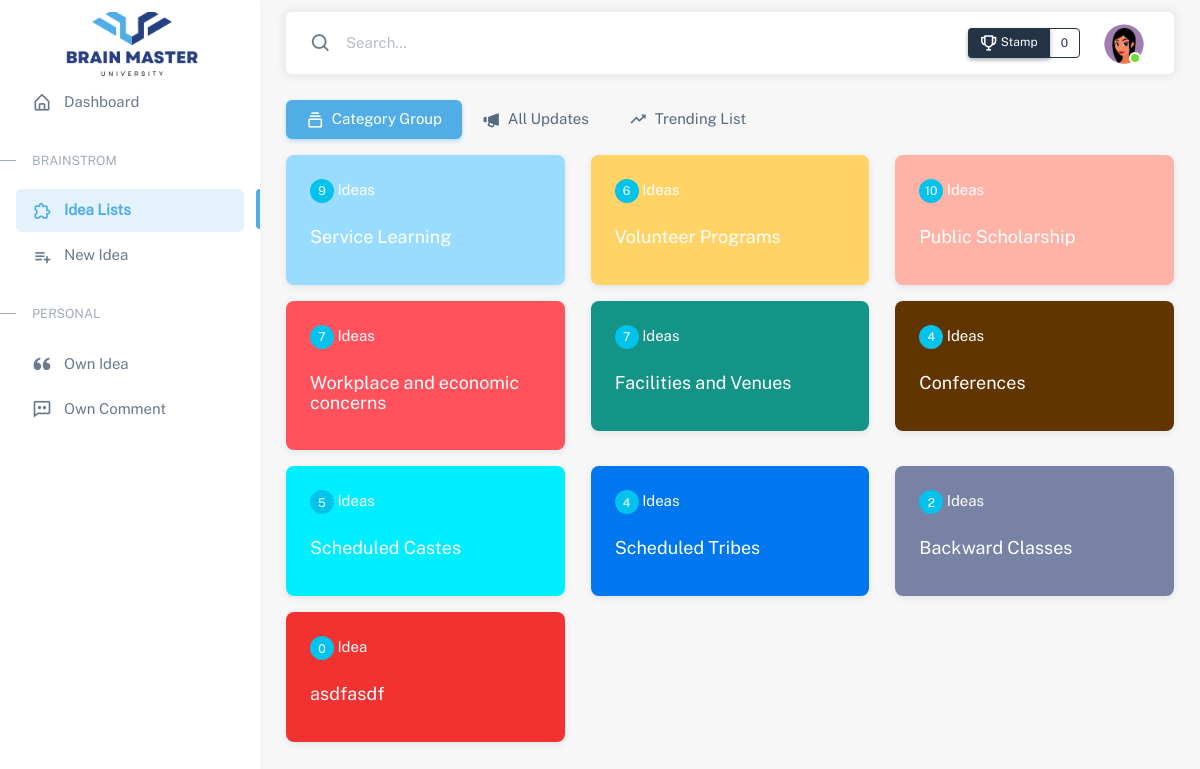
The app's page /idea_category_list.php (signed in) with its own data.
### tables this page shows
CREATE TABLE `categories` (
  `id` int(11) NOT NULL,
  `name` varchar(255) NOT NULL,
  `color` varchar(255) NOT NULL,
  `ideaenddate` date NOT NULL,
  `commentenddate` date NOT NULL,
  `created_at` timestamp NOT NULL DEFAULT CURRENT_TIMESTAMP ON UPDATE CURRENT_TIMESTAMP,
  `updated_at` timestamp NOT NULL DEFAULT '0000-00-00 00:00:00'
);

### idea_category_list.php (the view, shortened to what this page needs)
<?php
	require 'header.php';
    include("confs/config.php");
    $categories_select="SELECT * from categories";
    $categories_query=mysqli_query($conn,$categories_select);
    $categories=mysqli_fetch_all($categories_query);
?>
    <div class="layout-wrapper layout-content-navbar">
        <div class="layout-container">
            <?php require 'app_sidebar.php' ?>
            <div class="layout-page">
                <?php require 'app_header.php' ?>
                <div class="container-xxl flex-grow-1 container-p-y">
                    <div class="row">
                        <div class="col-12">
                            <ul class="nav nav-pills flex-column flex-md-row mb-3">
                                <li class="nav-item">
                                    <a class="nav-link active" href="idea_category_list.php">
                                        <i class='bx bx-collection me-1'></i> Category Group </a>
                                </li>
                                <li class="nav-item">
                                    <a class="nav-link" href="idea_latest_list.php">
                                        <i class='bx bxs-megaphone me-1'></i> All Updates </a>
                                </li>
                                <li class="nav-item">
                                    <a class="nav-link" href="idea_trending_list.php">
                                        <i class='bx bx-trending-up me-1' ></i> Trending List </a>
                                </li>
                            </ul>
                        </div>
                    </div>
                    <div class="row">
                        <?php
                            foreach($categories as $key => $category):
                            $category_id = $category[0];
                            $category_name = $category[1];
                            $category_color = $category[2];
                            $idea_category_select="SELECT * from ideas WHERE category_id = $category_id";
                            $idea_category_query=mysqli_query($conn,$idea_category_select);
                            $idea_category_count=mysqli_num_rows($idea_category_query);
                        ?>
                        <div class="col-md-6 col-xl-4">
                            <a href="idea_list.php?cid=<?= $category_id; ?>">
                                <div class="card text-white mb-3" style="background-color: <?= $category_color; ?>">
                                    <div class="card-header">
                                        <span class="badge badge-center rounded-pill bg-info"> <?= $idea_category_count; ?> </span>
                                        <?php if ($idea_category_count > 1) { echo "Ideas";} else {echo "Idea";} ?>
                                    </div>
                                    <div class="card-body">
                                        <h5 class="card-title text-white"> <?= $category_name; ?> </h5>
                                    </div>
                                </div>
                            </a>
                        </div>
                        <?php endforeach ?>
                    </div>
                </div>
            </div>
        </div>
    </div>
<?php
	require 'footer.php';
?>

### records on screen
categories: idea_category_count "9", shows "Ideas", name "Service Learning"
categories: idea_category_count "6", shows "Ideas", name "Volunteer Programs"
categories: idea_category_count "10", shows "Ideas", name "Public Scholarship"
categories: idea_category_count "7", shows "Ideas", name "Workplace and economic concerns"
categories: idea_category_count "7", shows "Ideas", name "Facilities and Venues"
categories: idea_category_count "4", shows "Ideas", name "Conferences"
categories: idea_category_count "5", shows "Ideas", name "Scheduled Castes"
categories: idea_category_count "4", shows "Ideas", name "Scheduled Tribes"
categories: idea_category_count "2", shows "Ideas", name "Backward Classes"
categories: idea_category_count "0", shows "Idea", name "asdfasdf"

### other values on screen
$stamp "0"
